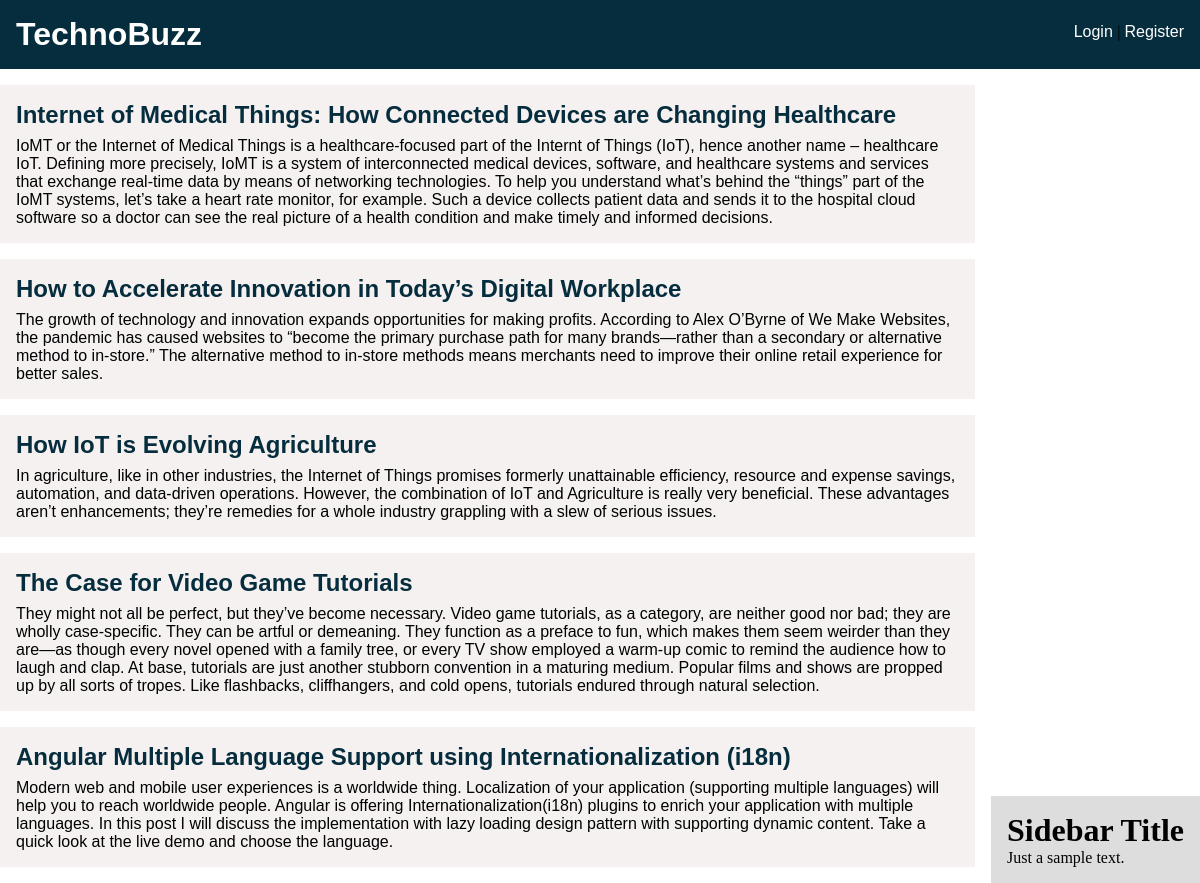
The page / on the database its author committed.
### blog/models.py (models this page shows, shortened)
class Post(models.Model):
	title = models.CharField(max_length=255)
	author = models.ForeignKey('auth.User',on_delete=models.CASCADE)
	body = models.TextField()

### blog/views.py (the view)
# urls.py: path('',HomeView.as_view(),name="home"),
class HomeView(ListView):
	model = Post
	template_name = 'home.html'
	context_object_name = 'posts'

### blog/templates/home.html
{% extends 'base.html' %}
{% block content %}
	{% for post in posts %}
		<div class="post_entry">
			<h2 class="post_title">
				<a href="{% url 'post-detail' post.pk %}">{{post.title}}</a>
			</h2>
			<p class="post_content">{{post.body}}</p>
		</div>
	{%endfor%}
{% endblock %}

### blog/templates/base.html (shortened to what this page needs)
<!DOCTYPE html>
<html>
<head>
	{% load static %}
	<link rel="stylesheet" type="text/css" href="{% static "css/style.css" %}">
</head>
<body>
	<header class="site_header">
		<div class="site_title">
			<h1><a href="{% url 'home'%}">TechnoBuzz</a></h1>
			<div class="title_menu">
				{% if user.is_authenticated %}
					<a href="{% url 'post-new' %}"> + New Post </a> | <a href="{% url 'logout' %}"> Logout</a>
				{% else %}
					<a href="{% url 'login' %}">Login </a> | <a href="{% url 'register' %}"> Register</a>
				{%endif%}
			</div>
		</div>
	</header>
	<div class="content_wrapper">
		<div class="content">
			{% block content %}{% endblock%}
		</div>
		<div class="sidebar">
			<div class="widget">
				<h1 class="widget_title">Sidebar Title</h1>
				<p class="widget_content">Just a sample text.</p>
			</div>
		</div>
	</div>
</body>
</html>

### static/css/style.css (style rules this page uses)
* { margin:0; padding: 0; }
a { text-decoration: none; }
.site_header { padding: 1rem; background: #052d3d; }
.site_title { margin: auto; max-width: 90rem; overflow:hidden; }
.site_title h1 { float: left; }
.site_title a { color: #fff; font-family: sans-serif; }
.title_menu { float: right; line-height: 2rem; }
.content_wrapper { max-width: 90rem; margin: auto; display: flex; margin-top: 1rem; align-items: end; }
.content { flex: 1 0 70%; margin-right: 1rem; }
.post_title a { font-family:sans-serif; color: #052d3d; }
.post_entry { margin-bottom: 1rem; background: #f3eeeecf; padding: 1rem; }
.post_content { font-family: sans-serif; padding-top: .5rem; }
.sidebar { background: #ddd; padding: 1rem; }

### rows shown on the page
Post: title "Internet of Medical Things: How Connected Devices are Changing Healthcare", body "IoMT or the Internet of Medical Things is a healthcare-focused part of the Internt of Things (IoT), hence another name – healthcare IoT. Defining more precisely, IoMT is a system of interconnected medical devices, software, and healthcare systems and services that exchange real-time data by means of networking technologies. To help you understand what’s behind the “things” part of the IoMT systems, let’s take a heart rate monitor, for example. Such a device collects patient data and sends it to the hospital cloud software so a doctor can see the real picture of a health condition and make timely and informed decisions."
Post: title "How to Accelerate Innovation in Today’s Digital Workplace", body "The growth of technology and innovation expands opportunities for making profits. According to Alex O’Byrne of We Make Websites, the pandemic has caused websites to “become the primary purchase path for many brands—rather than a secondary or alternative method to in-store.” The alternative method to in-store methods means merchants need to improve their online retail experience for better sales."
Post: title "How IoT is Evolving Agriculture", body "In agriculture, like in other industries, the Internet of Things promises formerly unattainable efficiency, resource and expense savings, automation, and data-driven operations. However, the combination of IoT and Agriculture is really very beneficial. These advantages aren’t enhancements; they’re remedies for a whole industry grappling with a slew of serious issues."
Post: title "The Case for Video Game Tutorials", body "They might not all be perfect, but they’ve become necessary. Video game tutorials, as a category, are neither good nor bad; they are wholly case-specific. They can be artful or demeaning. They function as a preface to fun, which makes them seem weirder than they are—as though every novel opened with a family tree, or every TV show employed a warm-up comic to remind the audience how to laugh and clap. At base, tutorials are just another stubborn convention in a maturing medium. Popular films and shows are propped up by all sorts of tropes. Like flashbacks, cliffhangers, and cold opens, tutorials endured through natural selection."
Post: title "Angular Multiple Language Support using Internationalization (i18n)", body "Modern web and mobile user experiences is a worldwide thing. Localization of your application (supporting multiple languages) will help you to reach worldwide people. Angular is offering Internationalization(i18n) plugins to enrich your application with multiple languages. In this post I will discuss the implementation with lazy loading design pattern with supporting dynamic content. Take a quick look at the live demo and choose the language."
